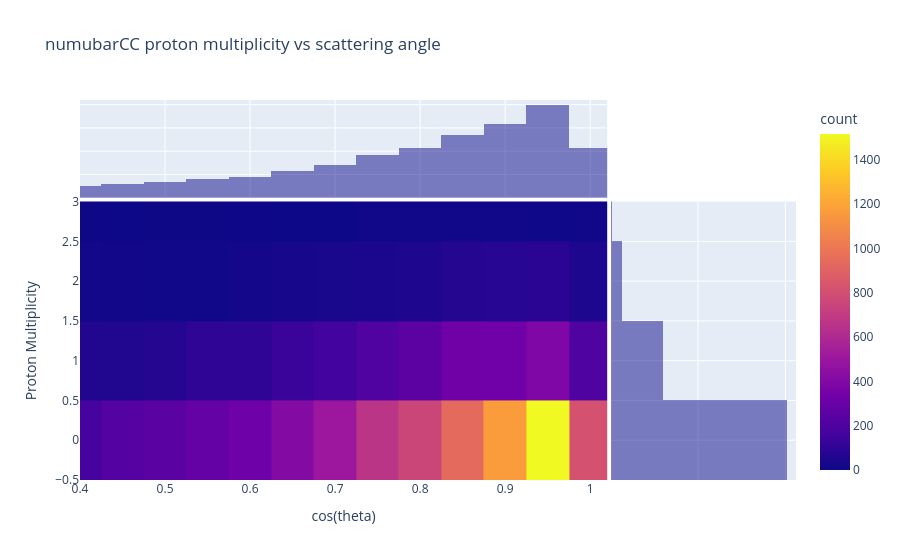

The code cell stored with this chart in its notebook:
### Code cell
fig = px.density_heatmap(df_numubar, x="cos_theta", y="Num_Proton", text_auto=False, 
                         labels={"Num_Proton": "Proton Multiplicity", "cos_theta": "cos(theta)"},
                         marginal_x="histogram", marginal_y="histogram", title="numubarCC proton multiplicity vs scattering angle",
                         range_x=(0.4,1.02), range_y=(-0.5,3.), nbinsx=75, nbinsy=10)
fig.show()

### Figure 1 — Plotly figure (JSON) as saved in the notebook; plotly's stock layout.template omitted (floating-point values rounded to 4 significant figures; data arrays with more than 128 entries replaced by an {"elided": "..."} marker saying what was removed)
{"data": [{"coloraxis": "coloraxis", "hovertemplate": "cos(theta)=%{x}<br>Proton Multiplicity=%{y}<br>count=%{z}<extra></extra>", "name": "", "nbinsx": 75, "nbinsy": 10, "type": "histogram2d", "x": {"elided": "13816 float values"}, "xaxis": "x", "xbingroup": "x", "y": {"elided": "13816 float values"}, "yaxis": "y", "ybingroup": "y"}, {"bingroup": "x", "hovertemplate": "cos(theta)=%{x}<br>count=%{y}<extra></extra>", "legendgroup": "", "marker": {"color": "#0d0887"}, "name": "", "opacity": 0.5, "showlegend": false, "type": "histogram", "x": {"elided": "13816 float values"}, "xaxis": "x3", "yaxis": "y3"}, {"bingroup": "y", "hovertemplate": "Proton Multiplicity=%{y}<br>count=%{x}<extra></extra>", "legendgroup": "", "marker": {"color": "#0d0887"}, "name": "", "opacity": 0.5, "showlegend": false, "type": "histogram", "xaxis": "x2", "y": {"elided": "13816 float values"}, "yaxis": "y2"}], "layout": {"barmode": "overlay", "coloraxis": {"colorbar": {"title": {"text": "count"}}, "colorscale": [[0, "#0d0887"], [0.1111, "#46039f"], [0.2222, "#7201a8"], [0.3333, "#9c179e"], [0.4444, "#bd3786"], [0.5556, "#d8576b"], [0.6667, "#ed7953"], [0.7778, "#fb9f3a"], [0.8889, "#fdca26"], [1, "#f0f921"]]}, "legend": {"tracegroupgap": 0}, "title": {"text": "numubarCC proton multiplicity vs scattering angle"}, "xaxis": {"anchor": "y", "domain": [0, 0.7363], "range": [0.4, 1.02], "title": {"text": "cos(theta)"}}, "xaxis2": {"anchor": "y2", "domain": [0.7413, 1], "matches": "x2", "showgrid": true, "showline": false, "showticklabels": false, "ticks": ""}, "xaxis3": {"anchor": "y3", "domain": [0, 0.7363], "matches": "x", "showgrid": true, "showticklabels": false}, "xaxis4": {"anchor": "y4", "domain": [0.7413, 1], "matches": "x2", "showgrid": true, "showline": false, "showticklabels": false, "ticks": ""}, "yaxis": {"anchor": "x", "domain": [0, 0.7326], "range": [-0.5, 3], "title": {"text": "Proton Multiplicity"}}, "yaxis2": {"anchor": "x2", "domain": [0, 0.7326], "matches": "y", "showgrid": true, "showticklabels": false}, "yaxis3": {"anchor": "x3", "domain": [0.7426, 1], "matches": "y3", "showgrid": true, "showline": false, "showticklabels": false, "ticks": ""}, "yaxis4": {"anchor": "x4", "domain": [0.7426, 1], "matches": "y3", "showgrid": true, "showline": false, "showticklabels": false, "ticks": ""}}}
